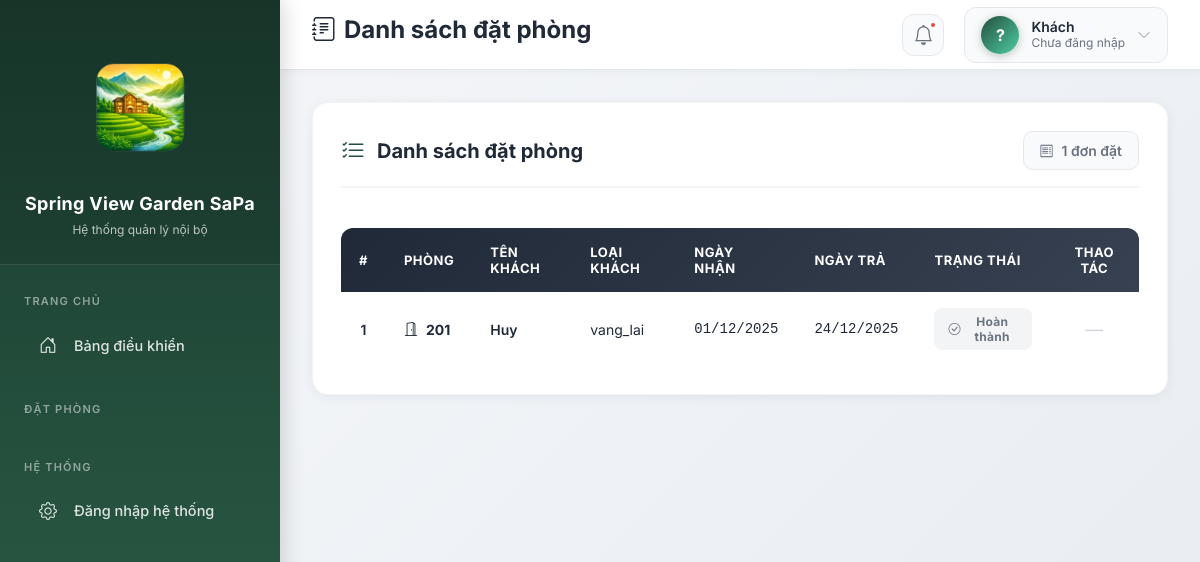
Before: /dat-phong/danh-sach/ with the older database file.
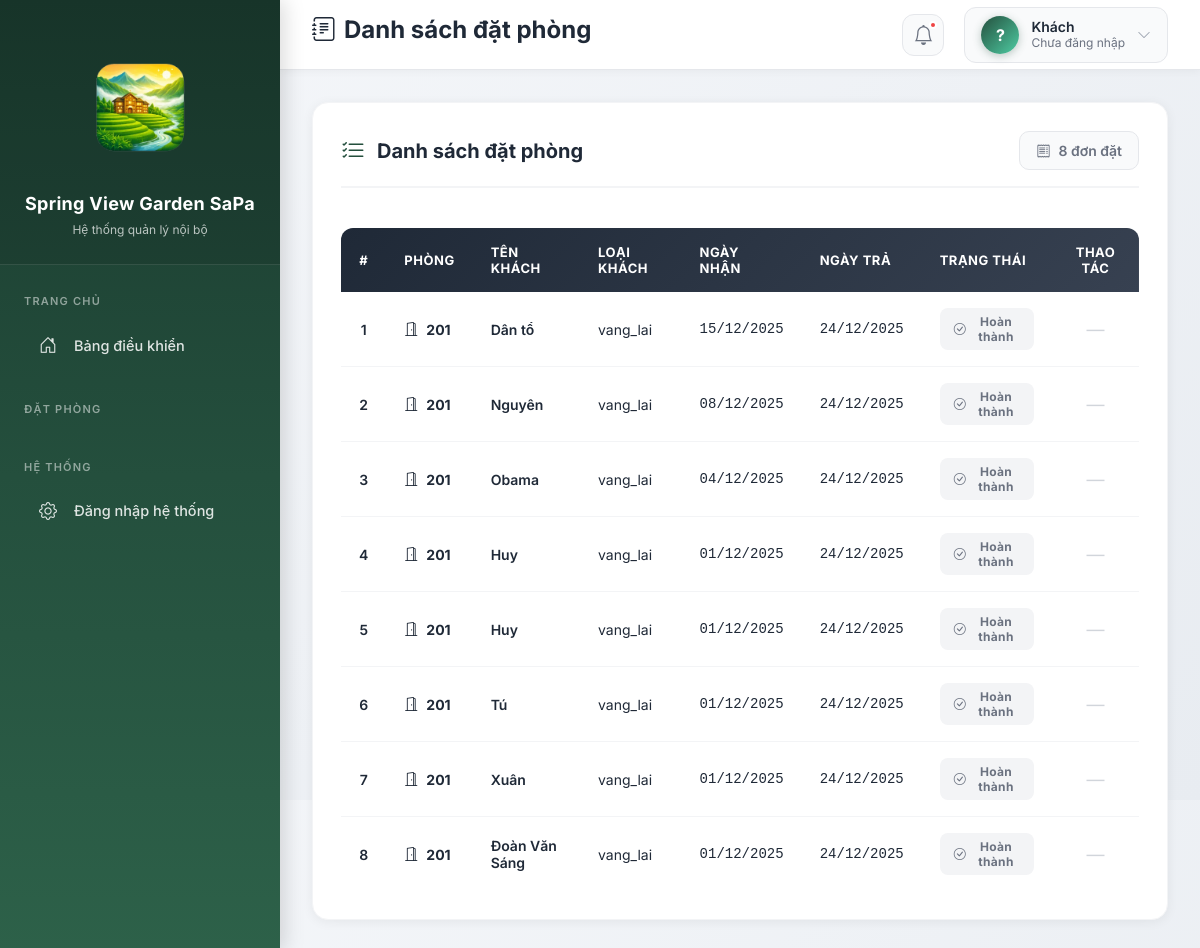
After: the same page with the newer database file.
### dat_phong/models.py (models this page shows, shortened)
class DatPhong(models.Model):
    LOAI_KHACH_CHOICES = [
        ('vang_lai', 'Vãng lai'),
        ('tour', 'Khách tour đoàn'),
        ('booking', 'Booking'),
        ('agoda', 'Agoda'),
        ('traveloka', 'Traveloka'),
    ]
    ma_khach = models.CharField(
        max_length=10,
        unique=True,
        editable=False,
        null=True,
        blank=True,
        verbose_name="Mã khách"
    )
    phong = models.ForeignKey(
        Phong,
        on_delete=models.PROTECT,
        verbose_name="Phòng"
    )
    ten_khach = models.CharField(
        max_length=100,
        verbose_name="Tên khách"
    )
    loai_khach = models.CharField(
        max_length=20,
        choices=LOAI_KHACH_CHOICES,
        verbose_name="Loại khách"
    )
    ngay_nhan = models.DateField(
        verbose_name="Ngày nhận phòng"
    )
    ngay_tra_du_kien = models.DateField(
        verbose_name="Ngày trả dự kiến"
    )
    ngay_tra = models.DateField(
        null=True,
        blank=True,
        verbose_name="Ngày trả phòng"
    )
    dang_o = models.BooleanField(
        default=True,
        verbose_name="Đang ở"
    )
    class Meta:
        ordering = ['-dang_o', '-ngay_nhan']

### khach_san/models.py (models this page shows, shortened)
class Phong(models.Model):
    TRANG_THAI_CHOICES = [
        ('trong', 'Trống'),
        ('dang_thue', 'Đang thuê'),
        ('dang_bao_tri', 'Đang bảo trì'),
    ]
    ma_phong = models.CharField(max_length=10, unique=True)
    loai_phong = models.ForeignKey(LoaiPhong, on_delete=models.PROTECT)
    trang_thai = models.CharField(
        max_length=20,
        choices=TRANG_THAI_CHOICES,
        default='trong'
    )

### dat_phong/views.py (the view)
# urls.py: path('danh-sach/', views.danh_sach_dat_phong, name='danh_sach_dat_phong'),
def danh_sach_dat_phong(request):
    danh_sach = DatPhong.objects.select_related('phong') \
        .order_by('-dang_o', '-ngay_nhan')
    return render(request, 'dat_phong/danh_sach_dat_phong.html', {
        'danh_sach': danh_sach
    })

### templates/dat_phong/danh_sach_dat_phong.html (shortened to what this page needs)
<html>
 <head>
  <script src="https://cdn.tailwindcss.com" type="text/javascript"></script>
 </head>
 <body>
  {% extends 'base.html' %} {% block page_title %} <i class="bi bi-journal-text me-2"></i>Danh sách đặt phòng {% endblock %}  {% block content %}
  <div class="table-container">
   <div class="table-header">
    <div class="table-title"><i class="bi bi-list-check"></i>
     <h3>Danh sách đặt phòng</h3>
    </div>
    <div class="table-count"><i class="bi bi-receipt me-2"></i>{{ danh_sach|length }} đơn đặt
    </div>
   </div> {% if danh_sach %}
   <div style="overflow-x: auto;">
    <table class="booking-table">
     <thead>
      <tr>
       <th>#</th>
       <th>Phòng</th>
       <th>Tên khách</th>
       <th>Loại khách</th>
       <th>Ngày nhận</th>
       <th>Ngày trả</th>
       <th>Trạng thái</th>
       <th>Thao tác</th>
      </tr>
     </thead>
     <tbody>
      {% for dp in danh_sach %}
      <tr>
       <td class="cell-number">{{ forloop.counter }}</td>
       <td class="cell-room"><i class="bi bi-door-open me-2"></i>{{ dp.phong.ma_phong }}</td>
       <td class="cell-guest">{{ dp.ten_khach }}</td>
       <td class="cell-type">{{ dp.loai_khach }}</td>
       <td class="cell-date">{{ dp.ngay_nhan|date:"d/m/Y" }}</td>
       <td class="cell-date">{% if dp.ngay_tra %} {{ dp.ngay_tra|date:"d/m/Y" }} {% else %} <span style="color: #d1d5db;">—</span> {% endif %}</td>
       <td class="cell-status">{% if dp.dang_o %} <span class="status-badge active"> <i class="bi bi-circle-fill" style="font-size: 8px;"></i> Đang ở </span> {% else %} <span class="status-badge completed"> <i class="bi bi-check-circle" style="font-size: 12px;"></i> Hoàn thành </span> {% endif %}</td>
       <td class="cell-action">{% if user.is_superuser %} {% if dp.dang_o %} <a href="{% url 'dat_phong:check_out' dp.id %}" class="btn-checkout"> <i class="bi bi-box-arrow-right"></i> Check-out </a> {% else %} <span class="action-disabled">—</span> {% endif %} {% else %} <span class="action-disabled">—</span> {% endif %}</td>
      </tr> {% endfor %}
     </tbody>
    </table>
   </div> {% else %}
   <div class="empty-state"><i class="bi bi-inbox"></i>
    <h5>Chưa có đơn đặt phòng</h5>
    <p>Danh sách đặt phòng sẽ được hiển thị tại đây</p>
   </div> {% endif %}
  </div> {% endblock %}

Changed rows visible on the page:
added DatPhong: phong.ma_phong "201", ten_khach "Dân tổ", loai_khach "vang_lai", ngay_nhan "15/12/2025", ngay_tra "24/12/2025", dang_o False (drawn)
added DatPhong: phong.ma_phong "201", ten_khach "Nguyên", loai_khach "vang_lai", ngay_nhan "08/12/2025", ngay_tra "24/12/2025", dang_o False (drawn)
added DatPhong: phong.ma_phong "201", ten_khach "Obama", loai_khach "vang_lai", ngay_nhan "04/12/2025", ngay_tra "24/12/2025", dang_o False (drawn)
added DatPhong: phong.ma_phong "201", ten_khach "Huy", loai_khach "vang_lai", ngay_nhan "01/12/2025", ngay_tra "24/12/2025", dang_o False (drawn)
added DatPhong: phong.ma_phong "201", ten_khach "Tú", loai_khach "vang_lai", ngay_nhan "01/12/2025", ngay_tra "24/12/2025", dang_o False (drawn)
added DatPhong: phong.ma_phong "201", ten_khach "Xuân", loai_khach "vang_lai", ngay_nhan "01/12/2025", ngay_tra "24/12/2025", dang_o False (drawn)
added DatPhong: phong.ma_phong "201", ten_khach "Đoàn Văn Sáng", loai_khach "vang_lai", ngay_nhan "01/12/2025", ngay_tra "24/12/2025", dang_o False (drawn)
Other visible differences:
{{ danh_sach|length }}: "1" → "8"
